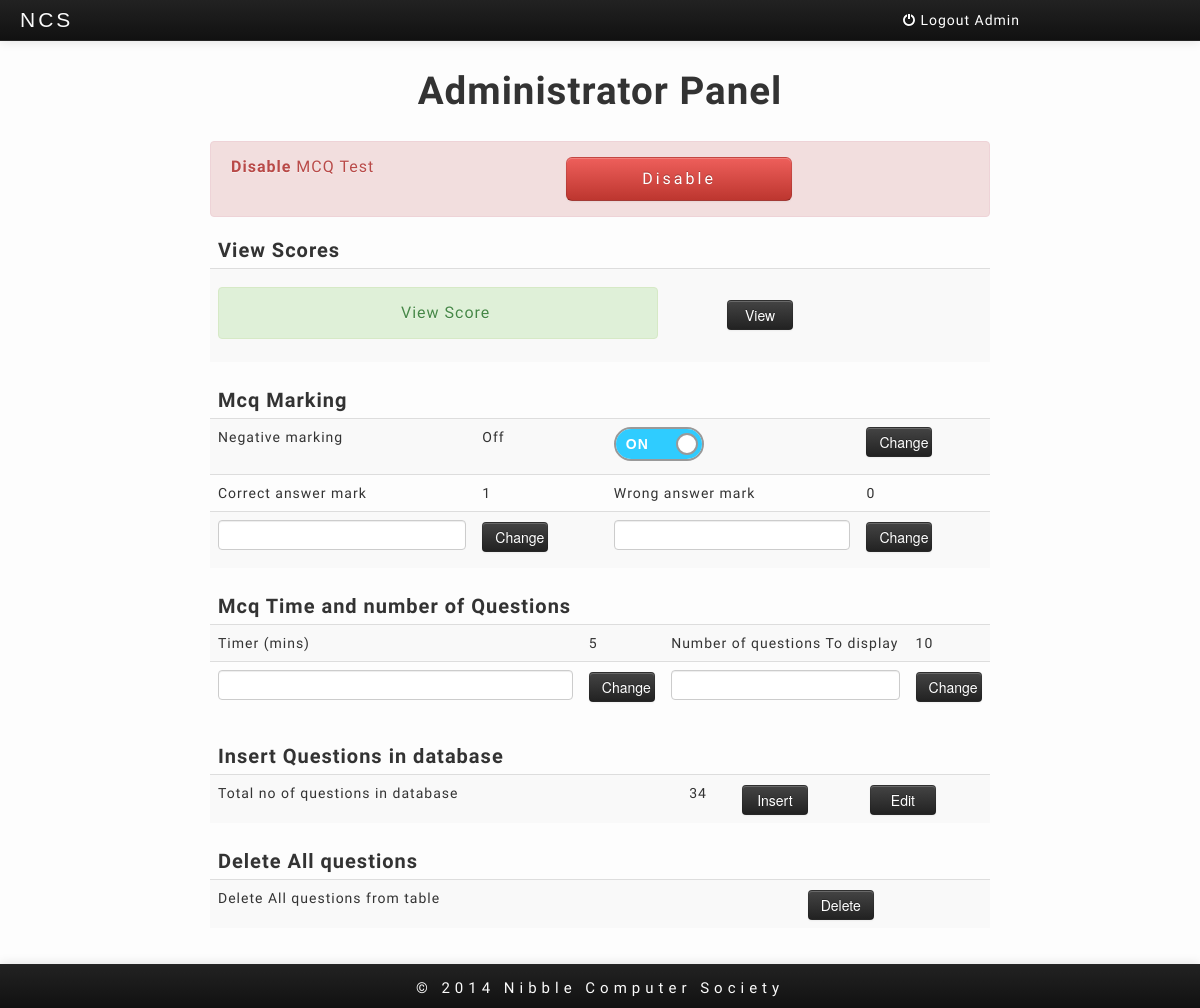
/admin.php (signed in), run on the app's committed database.
### tables this page shows
CREATE TABLE IF NOT EXISTS `marking_scheme` (
  `negative_marking` tinyint(1) NOT NULL,
  `negative` int(3) NOT NULL,
  `positive` int(3) NOT NULL,
  UNIQUE KEY `negative_marking` (`negative_marking`)
);

CREATE TABLE IF NOT EXISTS `time_and_questions` (
  `serial_num` int(11) NOT NULL AUTO_INCREMENT,
  `no_of_questions` int(11) NOT NULL,
  `timer` int(11) NOT NULL,
  PRIMARY KEY (`serial_num`)
);

### components/mcqstate.php (called while the page is built, shortened)
<?php
include('db_connect.php');
$query="SELECT * FROM enable_mcq";
$res=mysqli_query($con,$query);
$result=mysqli_fetch_array($res);
?>

### admin.php (the view, shortened to what this page needs)
<!DOCTYPE html>
<html>
  <head>
    <link href="css/bootstrap.css" rel="stylesheet">
    <link href="css/style.css" rel="stylesheet">
    <link href="css/adminstyle.css" rel="stylesheet">
  </head>
  <body>
    <div class="navbar navbar-inverse">
      <div class="navbar navbar-static-top">
        <div class="navbar-inner">
          <a class="brand" id="brand">
            NCS
          </a>
          <?php
          if(isset($_SESSION['adminlogin']))
          {
            if($_SESSION['adminlogin'])
              echo '<a href="admin.php?logout=1" id="logout-link">
              <i class="icon-off icon-white"></i> Logout Admin</a>';
          }
          else
          {
            echo '<ul class="nav">';
            echo '<li><a href="home.php"><i class="icon-home icon-white"></i> HOME</a></li>';
            echo '</ul>';
          }
          ?>
        </div>
      </div>
    </div>
    <div class="container">
    <section>
      <?php
        if(isset($_SESSION['adminlogin']))
        {
          if($_SESSION['adminlogin'])
          {
            echo '<h1>Administrator Panel</h1>';
            echo '<div class="endbmcq">';
            include("components/mcqstate.php");
            if($result['mcq_state'])
            {
              echo '<div class="alert alert-error">';
              echo '<p class="pull-left"><strong>Disable</strong> MCQ Test</p>';
              echo '<div id="button">';
            ?>
              <input type="submit" onclick="self.location='components/adminprocess.php?make=0'" name="dis" class="btn btn-danger btn-large" value="Disable">
            <?php
              echo '</div>';
              echo '</div>';
            }
            include("components/db_connect.php");
            echo '<div class="view_score">';
            echo '<table class="table table-striped">';
            echo '<thead>
                    <tr><td>View Scores</td></tr>
                  </thead>
                  <tbody>
                    <tr>
                      <td><div class="alert alert-success">View Score</div></td>';
                        ?>
                      <td></td>
                      <td><input type="submit" class="btn btn-inverse align" onclick='window.location="components/viewscore.php";' value="View"></td>
                    <?php echo '</tr>
                  </tbody>';
            echo '</table>';
            echo ' </div>';
            $query="SELECT * FROM marking_scheme";
            $res=mysqli_query($con,$query);
            $result=mysqli_fetch_array($res);
            echo '<div class="mcqmarking">';
            echo '<table class="table table-striped">';
            echo '<thead>
                    <tr><td>Mcq Marking</td></tr>
                  </thead>
                  <tbody>
                    <tr>
                      <td>Negative marking</td>
                      <td id="neg_pos_status">';
                      if($result['negative_marking'])
                              echo 'On ';
                            else
                              echo 'Off ';
                      echo '</td>
                      <td>
                      <div class="onoffswitch">
                      <input type="checkbox" name="onoffswitch" class="onoffswitch-checkbox" id="myonoffswitch" checked>
                      <label class="onoffswitch-label" for="myonoffswitch">
                      <div class="onoffswitch-inner"></div>
                      <div class="onoffswitch-switch"></div>
                      </label>
                      </div></td>';?>
                      <td><input type="submit" class="btn btn-inverse" onclick="request('myonoffswitch')" value="Change"></td>
                    <?php echo '</tr>
                    <tr>
                      <td> Correct answer mark</td>
                      <td id="pos_value">'.$result['positive'].'</td>
                      <td> Wrong answer mark</td>
                      <td id="neg_value">'.$result['negative'].'</td>
                    </tr>
                    <tr>
                      <td><input type="number" class="input-block-level" min="0" max="100" id="posmarks" name="posmark"></td>';?>
                      <td><input type="submit" class="btn btn-inverse align2" onclick="request('posmarks')" value="Change"></td>
                      <td><input type="number" class="input-block-level" min="0" max="100" id="negmarks" name="negmark"></td>
                      <td><input type="submit" class="btn btn-inverse align2" onclick="request('negmarks')" value="Change"></td>
                    <?php echo '</tr>
                  </tbody>';
            echo '</table>';
            echo ' </div>';
            $query="SELECT * FROM time_and_questions";
            $res=mysqli_query($con,$query);
            $result=mysqli_fetch_array($res);
            echo '<div class="time_question">';
            echo '<table class="table table-striped">';
            echo '<thead>
                    <tr><td>Mcq Time and number of Questions</td></tr>
                  </thead>
                  <tbody>
                    <tr>
                      <td> Timer (mins)</td>
                      <td id="time">'.$result['timer'].'</td>
                      <td> Number of questions To display</td>
                      <td id="ques_count">'.$result['no_of_questions'].'</td>
                    </tr>
                    <tr>
                      <td><input type="number" class="input-block-level" min="1" max="600" id ="timer" name="timer"></td>';?>
                      <td><input type="submit" class="btn btn-inverse align2" onclick="request('timer')" value="Change"></td>
                      <td><input type="number" class="input-block-level" id="no_of_ques" name="no_of_ques"></td>
                      <td><input type="submit" class="btn btn-inverse align2" onclick="request('no_of_ques')" value="Change"></td>
                   <?php echo '</tr>
                  </tbody>';
            echo '</table>';
            echo ' </div>';
            $query="SELECT * FROM questions";
            $res=mysqli_prepare($con,$query);
            mysqli_stmt_execute($res);
            mysqli_stmt_store_result($res);
            $result=mysqli_stmt_num_rows($res);
            echo '<div class="insert_question">';
            echo '<table class="table table-striped">';
            echo '<thead>
                    <tr><td>Insert Questions in database</td></tr>
                  </thead>
                  <tbody>
                    <tr>
                      <td>Total no of questions in database</td>
                      <td>'.$result.'</td>';?>
                      <td><input type="submit" class="btn btn-inverse align2" onclick='window.location="components/enter.php"' value="Insert"></td>
                      <td><input type="submit" class="btn btn-inverse align2" onclick='window.location="components/mcqqueslist.php"' value="Edit"></td>
                    <?php echo '</tr>
                  </tbody>';
            echo '</table>';
            echo ' </div>';
            echo '<div class="delete_question">';
            echo '<table class="table table-striped">';
            echo '<thead>
                    <tr><td>Delete All questions</td></tr>
                  </thead>
                  <tbody>
                    <tr>
                      <td>Delete All questions from table</td>
                      <td id="del_quesmsg"></td>';?>
                      <td><input type="submit" class="btn btn-inverse align2" onclick="request('delques')" value="Delete"></td>
                    <?php echo '</tr>
                  </tbody>';
            echo '</table>';
            echo ' </div>';
           }
      } ?>
    </section>
    </div>
  </body>
</html>

### css/style.css (style rules this page uses)
body { background: rgb(253,253,253); font-family: 'Inika', serif; letter-spacing: 1px; padding-bottom: 40px; }
.container { min-height: 522px; min-width: 320px; width: 65%; }
#brand,.navbar-inverse .nav > li > a { color: rgb(250,250,250); font-family: sans-serif; }
#brand { letter-spacing: 3px; font-size: 1.5em; font-weight: 100; }
.alert { margin:10px 0px 15px 0px; font-size: 16px; padding:15px 5px; text-align: center; }
input.btn.btn-large[type="submit"] { font-weight: 100; letter-spacing: 3px; width:100%; font-size: 16px; font-family: 'Inika', serif; }
footer { text-align: center; font-size: 15px; letter-spacing: 5px; margin-top: 13px; color:rgb(250,250,250); }
#logout-link { color: white; float: right; text-decoration: none; margin: 10px 160px 0 0; }
input.btn[type="submit"] { width: 35%; }

### css/adminstyle.css (style rules this page uses)
input.btn.btn-large[type="submit"] { width: 30%; }
.align { margin-top: 23px; }
.align2 { margin-top: 2px; }
section { text-align: center; }
section h1 { margin-bottom: 30px; }
input.btn[type="submit"] { width:66px; }
.alert { padding-left: 20px; }
.table thead:first-child tr:first-child td { font-size: 20px; font-weight: bold; }
.onoffswitch { position: relative; width: 90px; -webkit-user-select:none; -moz-user-select:none; -ms-user-select: none; }
.onoffswitch-label { display: block; overflow: hidden; cursor: pointer; border: 2px solid #999999; border-radius: 20px; }
.onoffswitch-switch { width: 18px; margin: 6px; background: #FFFFFF; border: 2px solid #999999; border-radius: 20px; position: absolute; top: 0; bottom: 0; right: 56px; -moz-transition: all 0.3s ease-in 0s; -webkit-transition: all 0.3s ease-in 0s; -o-transition: all 0.3s ease-in 0s; transition: all 0.3s ease-in 0s; }
.onoffswitch-checkbox:checked + .onoffswitch-label .onoffswitch-switch { right: 0px; }

### data on the page
marking_scheme: positive "1", negative "0"
time_and_questions: timer "5", no_of_questions "10"

### other printed values
$result "34"
